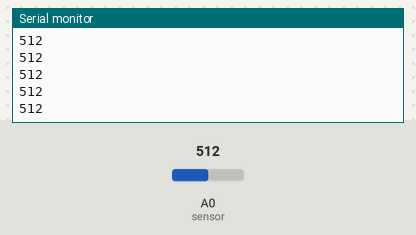
Bench run of a sketch on a simulated Arduino Uno, built with avr-gcc and run on an emulated ATmega328P. Parts: the last lines printed to the serial monitor. Inputs (shaded band) come from the test bench; at power-on: A0 (sensor) = 512.

Above: at 1.2 s.
1.3 s: A0 (sensor) set to 716
At 1.6 s:
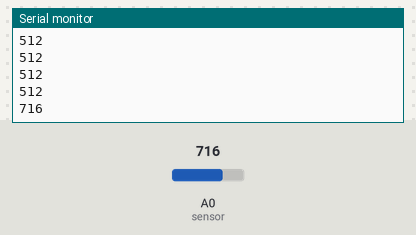
2.8 s: A0 (sensor) set to 900
At 2.83 s:
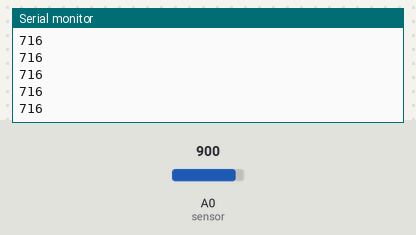
Timing chart, 0 to 5.8 s (numbered marks = the images above; inputs shaded):
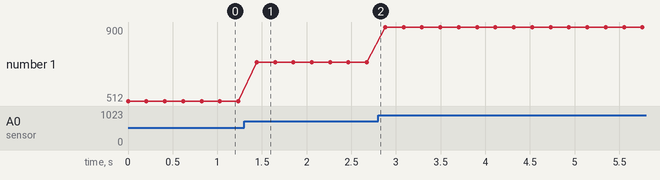

Measured:
- after the input at 1.3 s, the serial monitor: prints a new line after 0.14 s (image 1)
- plotted number 1: 512 → 716 after the input at 1.3 s, 716 → 900 after the input at 2.8 s

The sketch:

codigoarduino.ino
```cpp
#include <SoftwareSerial.h>
SoftwareSerial mySerial(2,3);
int sinalSensor = 0;
int sensor = A0;
void setup()
{
    pinMode(sensor,INPUT);
    Serial.begin(9600);
    mySerial.begin(9600);
}
void loop()
{
  sinalSensor = analogRead(sensor);
  Serial.println(sinalSensor);
  delay(200);
  mySerial.println(sinalSensor);
}
```
